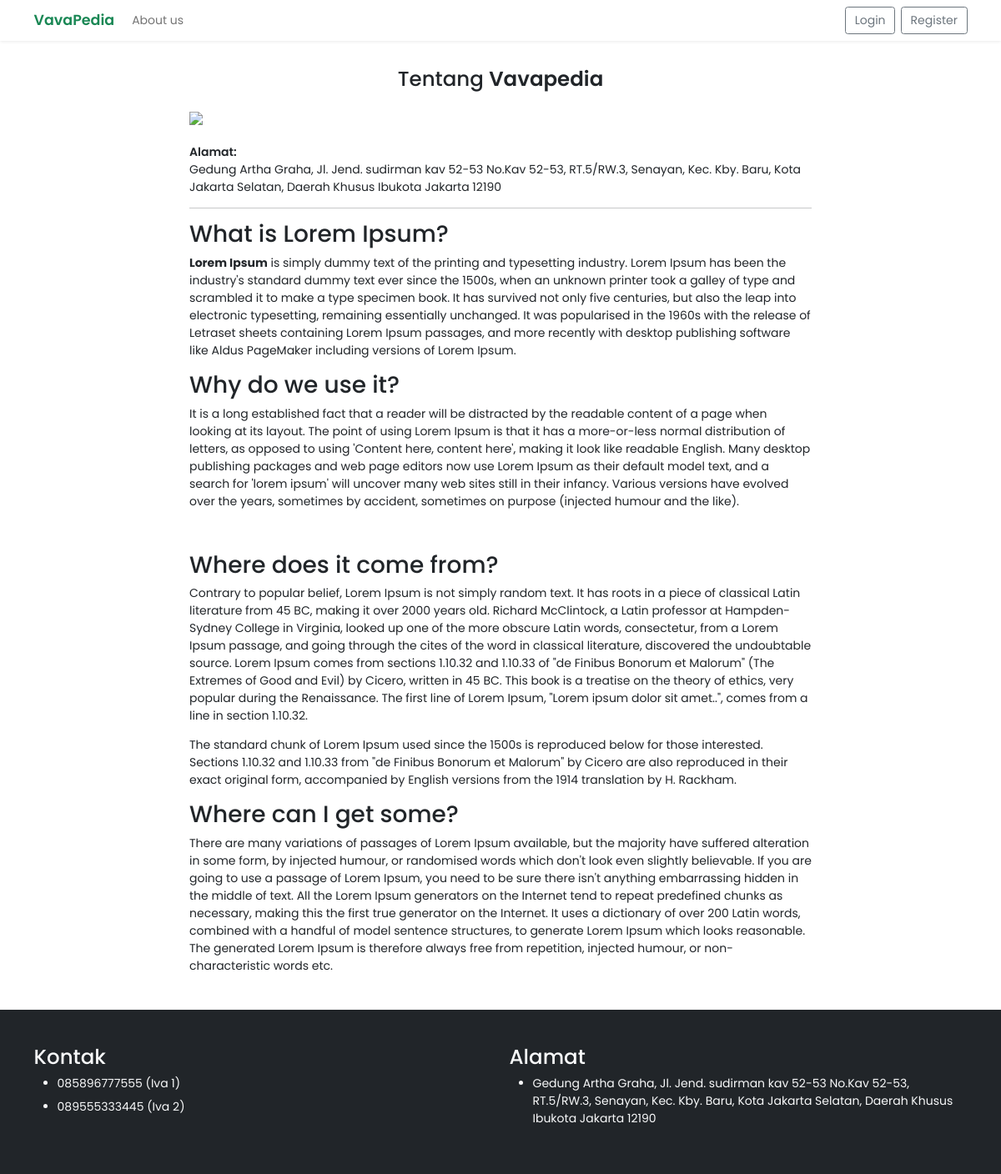
/index.php/frontcontroller/company_profile, run on the app's committed database.
### tables this page shows
CREATE TABLE `profil_perusahaan` (
  `id` int(11) NOT NULL AUTO_INCREMENT,
  `nama_perusahaan` varchar(255) NOT NULL,
  `alamat_perusahaan` varchar(255) NOT NULL,
  `deskripsi_perusahaan` text NOT NULL,
  `gambar` varchar(255) DEFAULT NULL,
  PRIMARY KEY (`id`)
);

CREATE TABLE `kontak_perusahaan` (
  `id` int(11) NOT NULL AUTO_INCREMENT,
  `no_hp` varchar(50) NOT NULL,
  `nama` varchar(100) NOT NULL,
  `created_at` datetime NOT NULL,
  `updated_at` datetime DEFAULT NULL,
  PRIMARY KEY (`id`)
);

### application/controllers/FrontController.php (called while the page is built, shortened)
<?php
class FrontController extends CI_Controller
{
	public function __construct()
	{
		$this->load->library('session');
		$this->load->model('produk_model');
		$this->load->model('produk_tipe_model');
		$this->load->model('user_model');
		$this->load->model('transaction_model');
		$this->load->model('banner_model');
		$this->load->model('transaction_detail_model');
		$this->load->library('form_validation');
		$this->load->library('user_agent');
	}
	public function company_profile()
	{
		$userdata = null;
		$compro = $this->db->get('profil_perusahaan')->row();
		$data = [
			'title' => 'Situs Jual Beli Termurah dan Terpercaya',
			'page' => 'frontpage/about',
			'user' => $userdata,
			'compro' => $compro
		];
		$this->load->view('frontpage/layouts/master', $data);
	}
}

### index.php (called while the page is built, shortened)
<?php
require_once BASEPATH.'core/CodeIgniter.php';

### application/views/frontpage/about.php (the view)
<div class="container">
	<div class="col-md-8 mx-auto">
		<h3 class="text-center">Tentang <span class="h3 fw-bold"><?= $compro->nama_perusahaan ?></span></h3>
		<div class="my-4 about-image">
			<img src="<?= base_url('/assets/img/default-about-company.jpg') ?>" class="w-100">
		</div>
		<div class="col-12">
			<span class="fw-bold">Alamat:</span>
			<p><?= $compro->alamat_perusahaan ?></p>
		</div>
		<hr>
		<p><?= $compro->deskripsi_perusahaan ?></p>
	</div>
</div>

### application/views/frontpage/layouts/footbar.php
<?php
$kontak = $this->db->get('kontak_perusahaan')->result();
$compro = $this->db->get('profil_perusahaan')->row();
?>
<footer class="bg-dark text-light py-5">
	<div class="container">
		<div class="row">
			<div class="col-md-6">
				<h3>Kontak</h3>
				<ul>
					<?php foreach ($kontak as $key => $item) { ?>
						<li>
							<div class="my-2">
								<?= "$item->no_hp ($item->nama)" ?>
							</div>
						</li>
					<?php } ?>
				</ul>
			</div>
			<div class="col-md-6">
				<h3>Alamat</h3>
				<ul>
					<li>
						<div class="my-2">
							<?= $compro->alamat_perusahaan ?>
						</div>
					</li>
				</ul>
			</div>
		</div>
	</div>
</footer>

### assets/css/style.css (style rules this page uses)
* { font-family: "Poppins", sans-serif; font-weight: 400; font-size: 14px; }
.fw-bold { font-weight: 600 !important; }
.about-image { max-height: 300px; overflow: hidden; }
.about-image img { object-fit: cover; }

### data on the page
profil_perusahaan: nama_perusahaan "Vavapedia", alamat_perusahaan "Gedung Artha Graha, Jl. Jend. sudirman kav 52-53 No.Kav 52-53, RT.5/RW.3, Senayan, Kec. Kby. Baru, Kota Jakarta Selatan, Daerah Khusus Ibukota Jakarta 12190", deskripsi_perusahaan "What is Lorem Ipsum? Lorem Ipsum is simply dummy text of the printing and typesetting industry. Lorem Ipsum has been the industry's standard dummy text ever since the 1500s, when an unknown printer took a galley of type and scrambled it to make a type specimen book. It has survived not only five centuries, but also the leap into electronic typesetting, remaining essentially unchanged. It was popularised in the 1960s with the release of Letraset sheets containing Lorem Ipsum passages, and more recently with desktop publishing software like Aldus PageMaker including versions of Lorem Ipsum. Why do we use it? It is a long established fact that a reader will be distracted by the readable…"
kontak_perusahaan: no_hp "085896777555", nama "Iva 1"
kontak_perusahaan: no_hp "089555333445", nama "Iva 2"
